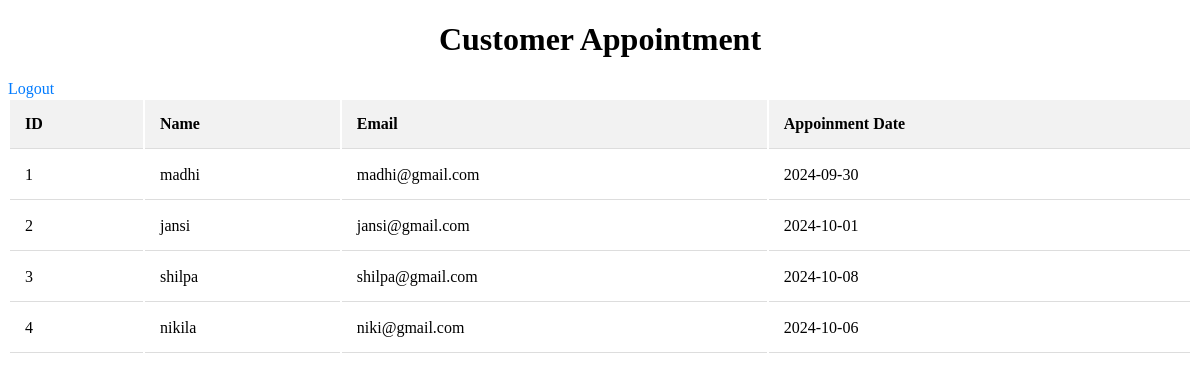
Screenshot of /result (signed in) with the database file from the repository.
### tables this page shows
CREATE TABLE users (
        id INTEGER PRIMARY KEY AUTOINCREMENT,
        name TEXT NOT NULL,
        mail TEXT NOT NULL,
        date TEXT NOT NULL
    );

### app.py (the view)
@app.route('/result')
def result():
    if not session.get('logged_in'):
        flash('u need to log in to access this page.')
        return redirect(url_for('login'))
    conn=sqlite3.connect('database.db')
    cursor=conn.cursor()
    cursor.execute('SELECT * from users')
    data=cursor.fetchall()
    conn.close()
    return render_template('result.html',data=data)

### templates/result.html (shortened to what this page needs)
<!DOCTYPE html>
<html lang="en">
<head>
</head>
<body>
    <div class="container">
        <h1>Customer Appointment</h1>
        <a href="/logout" class="btn btn-danger mb-3">Logout</a>
        <table class="table table-striped">
            <thead>
                <tr>
                    <th>ID</th>
                    <th>Name</th>
                    <th>Email</th>
                    <th>Appoinment Date</th>
                </tr>
            </thead>
<tbody>
                {% for row in data %}
                <tr>
                    <td>{{ row[0] }}</td>
                    <td>{{ row[1] }}</td>
                    <td>{{ row[2] }}</td>
                    <td>{{ row[3] }}</td>
                </tr>
                {% endfor %}
            </tbody>
        </table>
    </div>
</body>
</html>

### templates/result.html (style rules this page uses)
table { width: 100%; }
th, td { padding: 15px; text-align: left; border-bottom: 1px solid #ddd; }
th { background-color: #f2f2f2; }
a { color: #007bff; text-decoration: none; }
.container { margin-top: 20px; }
h1 { text-align: center; }
a.btn-danger { margin-top: 10px; }

### rows the page displays
users: id "1", name "madhi", mail "madhi@gmail.com", date "2024-09-30"
users: id "2", name "jansi", mail "jansi@gmail.com", date "2024-10-01"
users: id "3", name "shilpa", mail "shilpa@gmail.com", date "2024-10-08"
users: id "4", name "nikila", mail "niki@gmail.com", date "2024-10-06"
